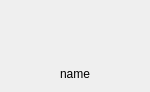
<?xml version="1.0" encoding="UTF-8"?>
<ui version="4.0">
 <class>BooleanLedWidget</class>
 <widget class="QWidget" name="BooleanLedWidget">
  <property name="geometry">
   <rect>
    <x>0</x>
    <y>0</y>
    <width>150</width>
    <height>82</height>
   </rect>
  </property>
  <property name="sizePolicy">
   <sizepolicy hsizetype="MinimumExpanding" vsizetype="MinimumExpanding">
    <horstretch>0</horstretch>
    <verstretch>0</verstretch>
   </sizepolicy>
  </property>
  <property name="maximumSize">
   <size>
    <width>99999</width>
    <height>99999</height>
   </size>
  </property>
  <property name="windowTitle">
   <string>Form</string>
  </property>
  <layout class="QHBoxLayout" name="horizontalLayout">
   <item>
    <spacer name="horizontalSpacer">
     <property name="orientation">
      <enum>Qt::Horizontal</enum>
     </property>
     <property name="sizeHint" stdset="0">
      <size>
       <width>1</width>
       <height>20</height>
      </size>
     </property>
    </spacer>
   </item>
   <item>
    <layout class="QVBoxLayout" name="verticalLayout">
     <item>
      <layout class="QHBoxLayout" name="horizontalLayout_4">
       <item>
        <widget class="QLed" name="qLed">
         <property name="sizePolicy">
          <sizepolicy hsizetype="Fixed" vsizetype="Fixed">
           <horstretch>0</horstretch>
           <verstretch>0</verstretch>
          </sizepolicy>
         </property>
         <property name="minimumSize">
          <size>
           <width>50</width>
           <height>50</height>
          </size>
         </property>
         <property name="toolTip">
          <string/>
         </property>
         <property name="whatsThis">
          <string>Led widget</string>
         </property>
         <property name="value">
          <bool>false</bool>
         </property>
         <property name="onColor">
          <enum>QLed::Green</enum>
         </property>
         <property name="shape">
          <enum>QLed::Circle</enum>
         </property>
        </widget>
       </item>
      </layout>
     </item>
     <item>
      <layout class="QHBoxLayout" name="horizontalLayout_2">
       <item>
        <widget class="QLabel" name="booleanItemLabel">
         <property name="sizePolicy">
          <sizepolicy hsizetype="MinimumExpanding" vsizetype="MinimumExpanding">
           <horstretch>0</horstretch>
           <verstretch>0</verstretch>
          </sizepolicy>
         </property>
         <property name="layoutDirection">
          <enum>Qt::LeftToRight</enum>
         </property>
         <property name="text">
          <string>name</string>
         </property>
         <property name="alignment">
          <set>Qt::AlignCenter</set>
         </property>
        </widget>
       </item>
      </layout>
     </item>
    </layout>
   </item>
   <item>
    <spacer name="horizontalSpacer_2">
     <property name="orientation">
      <enum>Qt::Horizontal</enum>
     </property>
     <property name="sizeHint" stdset="0">
      <size>
       <width>1</width>
       <height>20</height>
      </size>
     </property>
    </spacer>
   </item>
  </layout>
 </widget>
 <customwidgets>
  <customwidget>
   <class>QLed</class>
   <extends>QWidget</extends>
   <header>qled.h</header>
  </customwidget>
 </customwidgets>
 <resources/>
 <connections/>
</ui>
